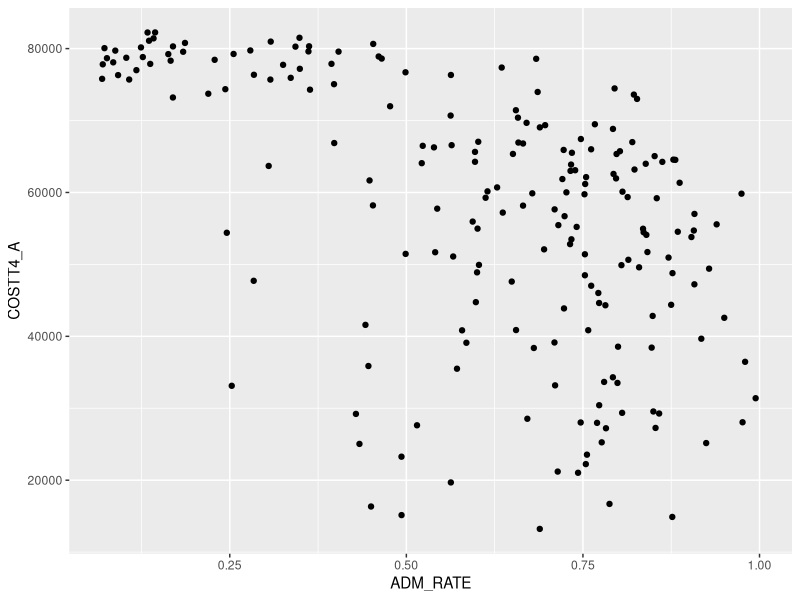
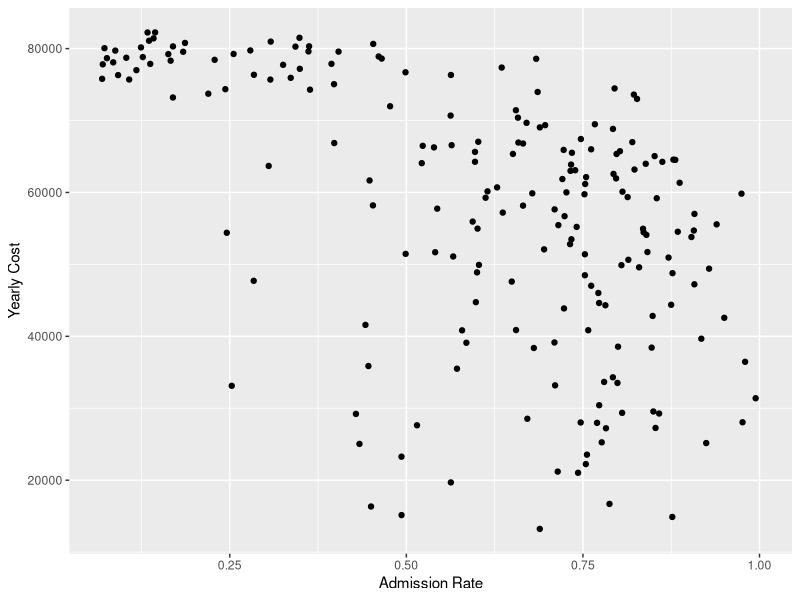
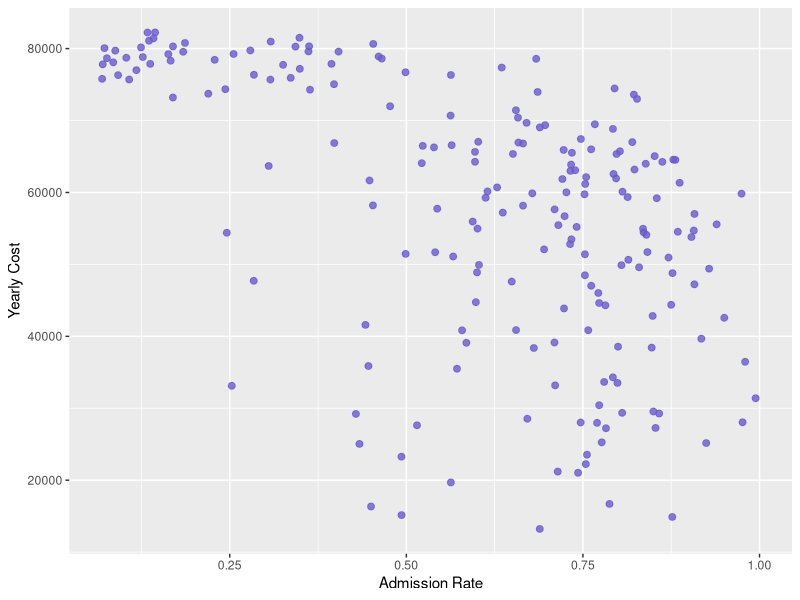
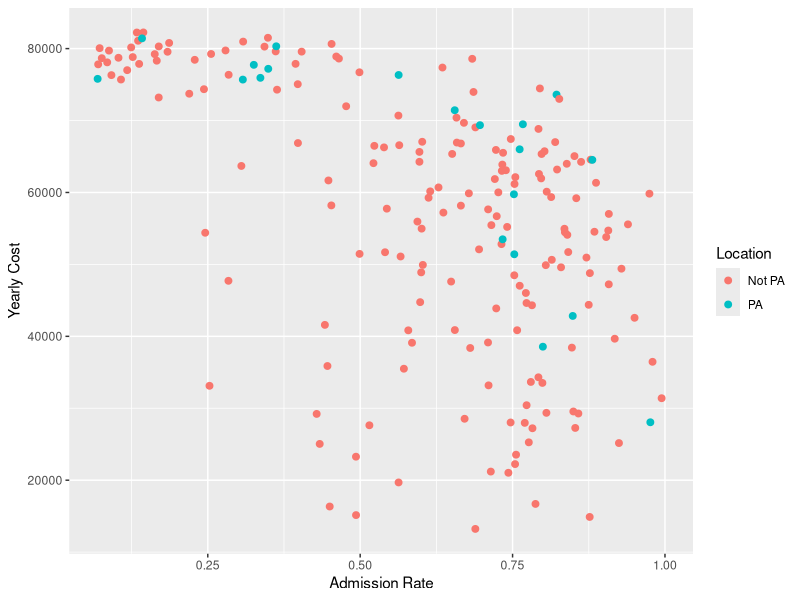
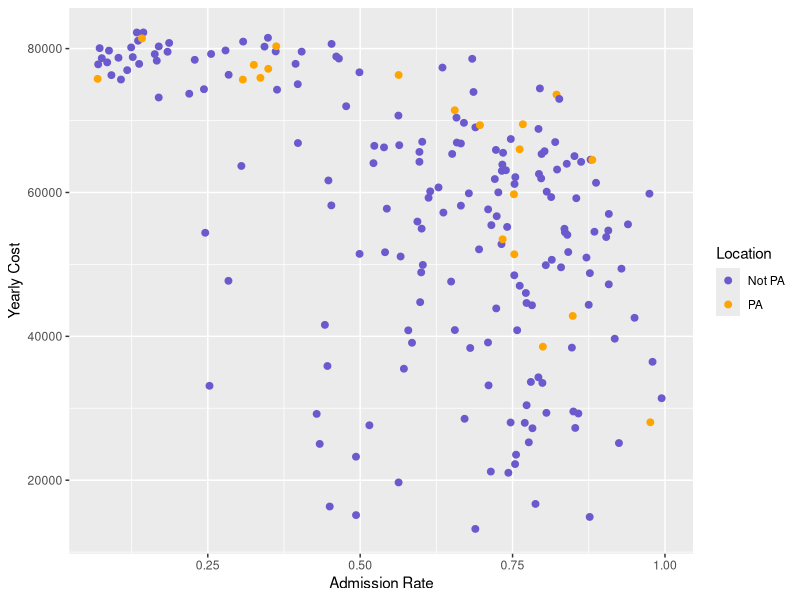
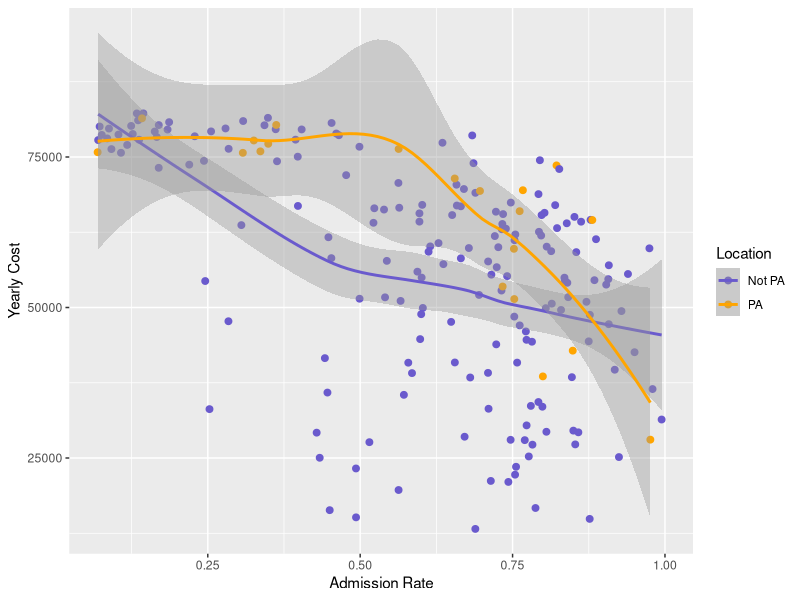
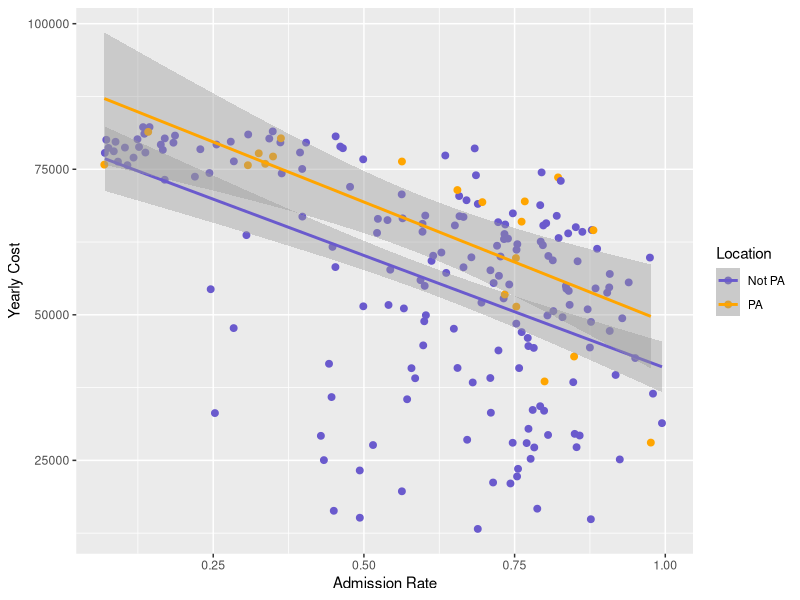
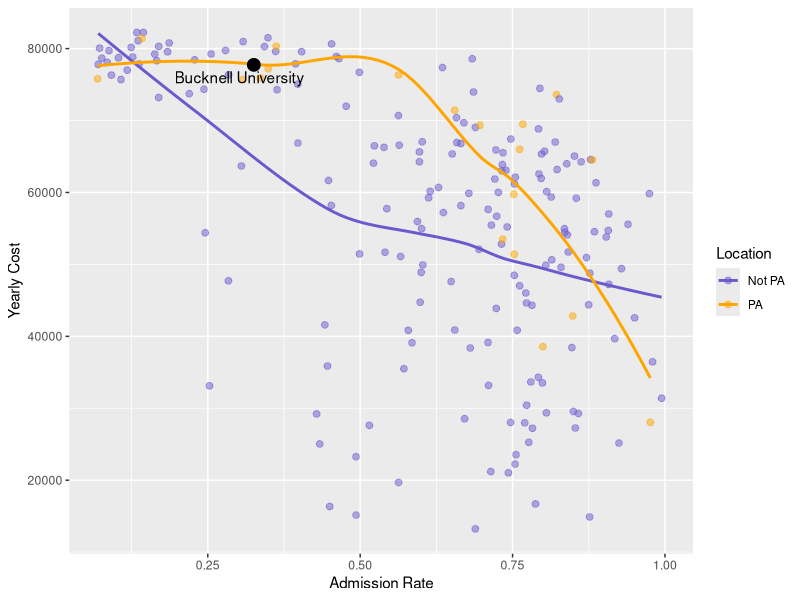

Generate these figures, in order, with R:
## ---- chunk 1
x<-5
x+2

x <- 5
x + 2
## ---- chunk 2
library(tidyverse)
library(ggrepel)
## ---- chunk 3
# Load the data
colleges <- read_csv("data/ccbasic21.csv") %>%
  mutate(Location = if_else(STABBR == "PA", "PA", "Not PA"))

# Inspect the data
glimpse(colleges)
## ---- chunk 4
ggplot(data = colleges,
       mapping = aes(x = ADM_RATE, 
                     y = COSTT4_A)) +
  geom_point()
## ---- chunk 5
ggplot(data = colleges,
       mapping = aes(x = ADM_RATE, 
                     y = COSTT4_A)) +
  geom_point() + 
  labs(x = "Admission Rate", y = "Yearly Cost")
## ---- chunk 6
ggplot(data = colleges,
       mapping = aes(x = ADM_RATE, 
                     y = COSTT4_A)) +
  geom_point(alpha = 0.8, size = 2, color = "slateblue") + 
  labs(x = "Admission Rate", y = "Yearly Cost")
## ---- chunk 7
ggplot(data = colleges,
       mapping = aes(x = ADM_RATE, 
                     y = COSTT4_A,
                     color = Location)) +
  geom_point(size = 2) + 
  labs(x = "Admission Rate", y = "Yearly Cost")
## ---- chunk 8
ggplot(data = colleges,
       mapping = aes(x = ADM_RATE, 
                     y = COSTT4_A,
                     color = Location)) +
  geom_point(size = 2) + 
  labs(x = "Admission Rate", y = "Yearly Cost") +
  scale_color_manual(values = c("slateblue", "orange"))
## ---- chunk 9
ggplot(data = colleges,
       mapping = aes(x = ADM_RATE, 
                     y = COSTT4_A,
                     color = Location)) +
  geom_point(size = 2) + 
  labs(x = "Admission Rate", y = "Yearly Cost") +
  scale_color_manual(values = c("slateblue", "orange")) +
  geom_smooth()


ggplot(data = colleges,
       mapping = aes(x = ADM_RATE, 
                     y = COSTT4_A,
                     color = Location)) +
  geom_point(size = 2) + 
  labs(x = "Admission Rate", y = "Yearly Cost") +
  scale_color_manual(values = c("slateblue", "orange")) +
  geom_smooth(method = lm)
## ---- chunk 10
Bucknell <- filter(colleges, INSTNM == "Bucknell University")
## ---- chunk 11
ggplot(data = colleges,
       mapping = aes(x = ADM_RATE, 
                     y = COSTT4_A,
                     color = Location)) +
  geom_point(size = 2, alpha = .5) + 
  labs(x = "Admission Rate", y = "Yearly Cost") +
  scale_color_manual(values = c("slateblue", "orange")) +
  geom_smooth(se = FALSE) +
  geom_point(data = Bucknell, size = 4, color = "black") +
  geom_text_repel(data = Bucknell, mapping = aes(label = INSTNM), 
            color = "black")

## ---- chunk 12
ggplot(data = colleges, mapping = aes(x = ADM_RATE)) +
  geom_histogram(bins = 15, color = "cyan4", fill = "cyan3")
## ---- chunk 13
ggplot(data = colleges, mapping = aes(y = ADM_RATE,
                                      x = as.character(CONTROL))) +
  geom_boxplot()
## ---- chunk 14
ggplot(data = colleges, mapping = aes(y = ADM_RATE,
                                      x = as.character(CONTROL),
                                      fill = as.character(HIGHDEG))) +
  geom_boxplot()
## ---- chunk 15
# Graph of counts
ggplot(data = colleges, mapping = aes(x = as.character(CONTROL),
                                      fill = as.character(HIGHDEG))) +
  geom_bar() 

# Graph of dodged counts
ggplot(data = colleges, mapping = aes(x = as.character(CONTROL),
                                      fill = as.character(HIGHDEG))) +
  geom_bar(position = "dodge") 

# Graph of proportions
ggplot(data = colleges, mapping = aes(x = as.character(CONTROL),
                                      fill = as.character(HIGHDEG))) +
  geom_bar(position = "fill")         
